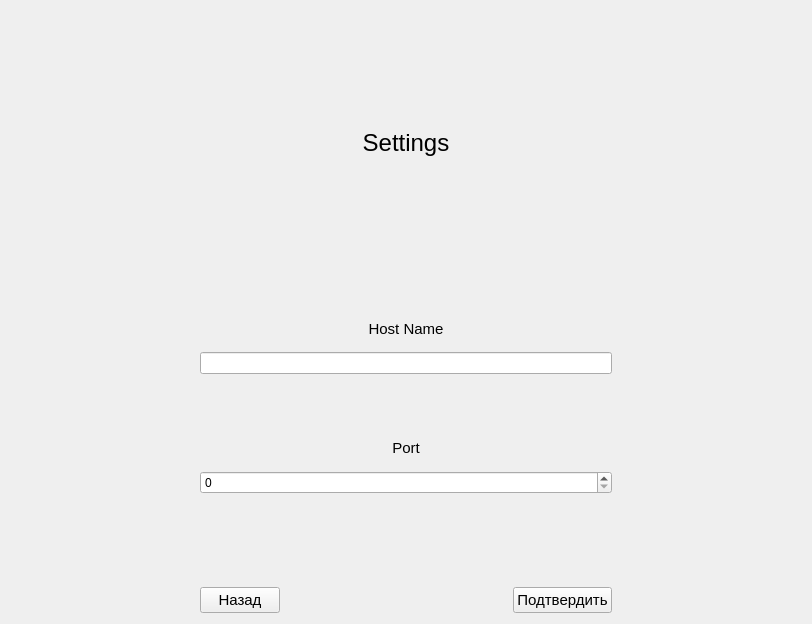
<?xml version="1.0" encoding="UTF-8"?>
<ui version="4.0">
 <class>SettingsForm</class>
 <widget class="QWidget" name="SettingsForm">
  <property name="geometry">
   <rect>
    <x>0</x>
    <y>0</y>
    <width>812</width>
    <height>624</height>
   </rect>
  </property>
  <property name="windowTitle">
   <string>Form</string>
  </property>
  <layout class="QGridLayout" name="gridLayout">
   <item row="10" column="1" colspan="3">
    <layout class="QHBoxLayout" name="horizontalLayout">
     <item>
      <widget class="QPushButton" name="pushButton">
       <property name="font">
        <font>
         <family>Leelawadee UI</family>
         <pointsize>11</pointsize>
        </font>
       </property>
       <property name="text">
        <string>Назад</string>
       </property>
      </widget>
     </item>
     <item>
      <spacer name="horizontalSpacer_3">
       <property name="orientation">
        <enum>Qt::Orientation::Horizontal</enum>
       </property>
       <property name="sizeHint" stdset="0">
        <size>
         <width>40</width>
         <height>20</height>
        </size>
       </property>
      </spacer>
     </item>
     <item>
      <widget class="QPushButton" name="pushButton_2">
       <property name="font">
        <font>
         <family>Leelawadee UI</family>
         <pointsize>11</pointsize>
        </font>
       </property>
       <property name="text">
        <string>Подтвердить</string>
       </property>
      </widget>
     </item>
    </layout>
   </item>
   <item row="3" column="2">
    <spacer name="verticalSpacer">
     <property name="orientation">
      <enum>Qt::Orientation::Vertical</enum>
     </property>
     <property name="sizeType">
      <enum>QSizePolicy::Policy::Maximum</enum>
     </property>
     <property name="sizeHint" stdset="0">
      <size>
       <width>20</width>
       <height>70</height>
      </size>
     </property>
    </spacer>
   </item>
   <item row="1" column="2">
    <widget class="QLabel" name="label_3">
     <property name="minimumSize">
      <size>
       <width>400</width>
       <height>0</height>
      </size>
     </property>
     <property name="maximumSize">
      <size>
       <width>600</width>
       <height>16777215</height>
      </size>
     </property>
     <property name="font">
      <font>
       <family>Leelawadee UI</family>
       <pointsize>18</pointsize>
      </font>
     </property>
     <property name="text">
      <string>Settings</string>
     </property>
     <property name="alignment">
      <set>Qt::AlignmentFlag::AlignCenter</set>
     </property>
    </widget>
   </item>
   <item row="0" column="2">
    <spacer name="verticalSpacer_2">
     <property name="orientation">
      <enum>Qt::Orientation::Vertical</enum>
     </property>
     <property name="sizeType">
      <enum>QSizePolicy::Policy::Preferred</enum>
     </property>
     <property name="sizeHint" stdset="0">
      <size>
       <width>20</width>
       <height>40</height>
      </size>
     </property>
    </spacer>
   </item>
   <item row="4" column="0">
    <spacer name="horizontalSpacer_8">
     <property name="orientation">
      <enum>Qt::Orientation::Horizontal</enum>
     </property>
     <property name="sizeType">
      <enum>QSizePolicy::Policy::Expanding</enum>
     </property>
     <property name="sizeHint" stdset="0">
      <size>
       <width>40</width>
       <height>20</height>
      </size>
     </property>
    </spacer>
   </item>
   <item row="9" column="2">
    <spacer name="verticalSpacer_5">
     <property name="orientation">
      <enum>Qt::Orientation::Vertical</enum>
     </property>
     <property name="sizeType">
      <enum>QSizePolicy::Policy::Preferred</enum>
     </property>
     <property name="sizeHint" stdset="0">
      <size>
       <width>20</width>
       <height>87</height>
      </size>
     </property>
    </spacer>
   </item>
   <item row="4" column="4">
    <spacer name="horizontalSpacer_9">
     <property name="orientation">
      <enum>Qt::Orientation::Horizontal</enum>
     </property>
     <property name="sizeType">
      <enum>QSizePolicy::Policy::Expanding</enum>
     </property>
     <property name="sizeHint" stdset="0">
      <size>
       <width>40</width>
       <height>20</height>
      </size>
     </property>
    </spacer>
   </item>
   <item row="4" column="1" colspan="3">
    <layout class="QVBoxLayout" name="verticalLayout">
     <item>
      <widget class="QLabel" name="label">
       <property name="maximumSize">
        <size>
         <width>800</width>
         <height>16777215</height>
        </size>
       </property>
       <property name="font">
        <font>
         <family>Leelawadee UI</family>
         <pointsize>11</pointsize>
        </font>
       </property>
       <property name="text">
        <string>Host Name</string>
       </property>
       <property name="alignment">
        <set>Qt::AlignmentFlag::AlignCenter</set>
       </property>
      </widget>
     </item>
     <item>
      <widget class="QLineEdit" name="lineEdit">
       <property name="minimumSize">
        <size>
         <width>0</width>
         <height>0</height>
        </size>
       </property>
       <property name="maximumSize">
        <size>
         <width>800</width>
         <height>16777215</height>
        </size>
       </property>
      </widget>
     </item>
     <item>
      <spacer name="verticalSpacer_3">
       <property name="orientation">
        <enum>Qt::Orientation::Vertical</enum>
       </property>
       <property name="sizeType">
        <enum>QSizePolicy::Policy::Maximum</enum>
       </property>
       <property name="sizeHint" stdset="0">
        <size>
         <width>20</width>
         <height>50</height>
        </size>
       </property>
      </spacer>
     </item>
     <item>
      <widget class="QLabel" name="label_2">
       <property name="maximumSize">
        <size>
         <width>800</width>
         <height>16777215</height>
        </size>
       </property>
       <property name="font">
        <font>
         <family>Leelawadee UI</family>
         <pointsize>11</pointsize>
        </font>
       </property>
       <property name="text">
        <string>Port</string>
       </property>
       <property name="alignment">
        <set>Qt::AlignmentFlag::AlignCenter</set>
       </property>
      </widget>
     </item>
     <item>
      <widget class="QSpinBox" name="spinBox">
       <property name="maximumSize">
        <size>
         <width>800</width>
         <height>16777215</height>
        </size>
       </property>
      </widget>
     </item>
    </layout>
   </item>
   <item row="1" column="3" colspan="2">
    <spacer name="horizontalSpacer_5">
     <property name="orientation">
      <enum>Qt::Orientation::Horizontal</enum>
     </property>
     <property name="sizeType">
      <enum>QSizePolicy::Policy::Preferred</enum>
     </property>
     <property name="sizeHint" stdset="0">
      <size>
       <width>40</width>
       <height>20</height>
      </size>
     </property>
    </spacer>
   </item>
   <item row="1" column="0" colspan="2">
    <spacer name="horizontalSpacer_6">
     <property name="orientation">
      <enum>Qt::Orientation::Horizontal</enum>
     </property>
     <property name="sizeType">
      <enum>QSizePolicy::Policy::Preferred</enum>
     </property>
     <property name="sizeHint" stdset="0">
      <size>
       <width>40</width>
       <height>20</height>
      </size>
     </property>
    </spacer>
   </item>
  </layout>
 </widget>
 <resources/>
 <connections/>
</ui>
